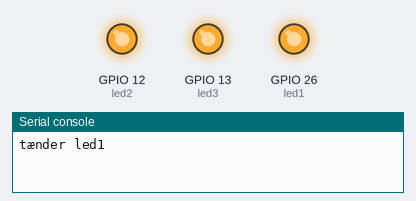
A program run on a simulated ESP32 board running MicroPython. On the bench: output pins drawn as LEDs (lit = HIGH), the last lines printed to the serial console.

Above: at 5.0 s.
At 11.0 s:
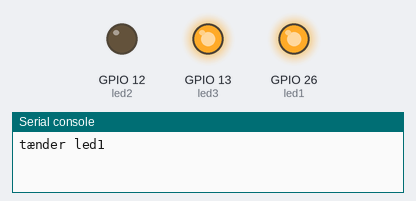
At 13.0 s:
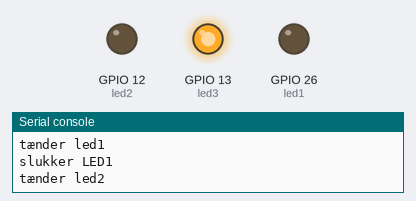
At 19.5 s:
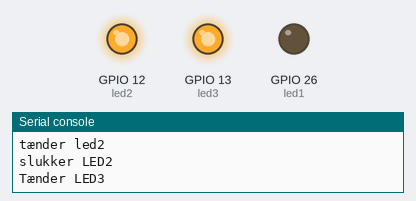
Timing chart, 0 to 32.5 s (numbered marks = the images above):
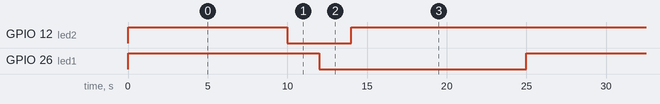

The program:

_velse_4.py
```python
from machine import Pin
from time import sleep
RED_PIN = 26 # definere hvilken pin man vil arbejde med. At det er i upper_case indikere for andre at værdien ikke skal ændres
led1 = Pin(RED_PIN, Pin.OUT)

YELLOW_PIN = 12
led2 = Pin(YELLOW_PIN, Pin.OUT)
led2.on()

GREEN_PIN = 13
led3 = Pin(GREEN_PIN, Pin.OUT)
led3.on()

    #Led3 er på pin 13
    #ved interval 0.01, så blinker den ikke længere
while True:
    led1.on()  # LED1 er aktiv høj
    print("tænder led1")
    sleep(10)
    led2.off() # LED2 er aktiv lav
    sleep(2)
    led1.off()
    print("slukker LED1")
    print("tænder led2")
    sleep(2)
    led2.on()
    print("slukker LED2")
    led3.on()
    print("Tænder LED3")
    sleep(10)
    led3.off
    print("slukker LED3")
    sleep(1)
```

Measured:
- by itself, GPIO 12 (led2): alternates HIGH for 21.0 s and LOW for 4.0 s
- by itself, GPIO 26 (led1): alternates HIGH for 12.0 s and LOW for 13.0 s
- by itself, everything shown: repeats every 25.0 s, in 4 steps
